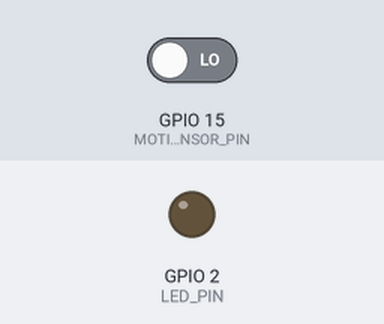
This sketch was run on a simulated ESP32. On the bench: output pins drawn as LEDs (lit = HIGH). The test bench sets the inputs (shaded band); at power-on: GPIO 15 (MOTION_SENSOR_PIN) LOW. WiFi joins after 1.5 s; servers stay silent unless stated; the local clock reads 2024-03-15 10:24:30 at power-on unless the sketch sets it; what the sketch prints to the serial monitor is not drawn.

Above: at 3.0 s.
3.1 s: GPIO 15 (MOTION_SENSOR_PIN) driven HIGH
At 4.5 s:
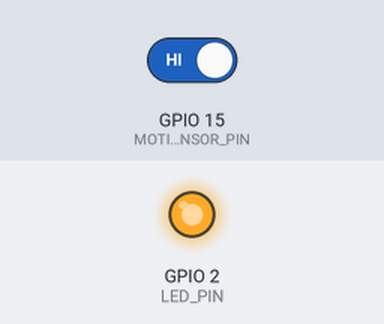
6.5 s: GPIO 15 (MOTION_SENSOR_PIN) driven LOW
At 7.1 s:
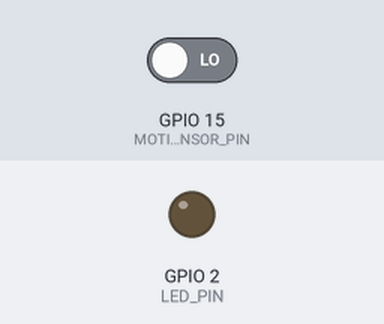
Timing chart, 0 to 9.5 s (numbered marks = the images above; inputs shaded):
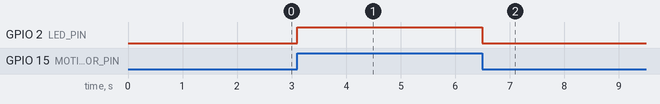

Measured:
- after the input at 3.1 s, GPIO 2 (LED_PIN): LOW → HIGH at once
- after the input at 6.5 s, GPIO 2 (LED_PIN): HIGH → LOW at once

The sketch:

PIR_Alarm_Telegram.ino
```cpp
/*
Project by Diego Pellacani
https://github.com/Pixelssquad/ESP32_PIR_Sensor_Telegram
Righe da modificare: 24,25,28,29  ed eventualmente la 17 e 18 se utilizzate piedini diversi sulla vostra dev board


My Youtube Channel: https://www.youtube.com/@PixelsSquad
Ideas from: https://randomnerdtutorials.com/telegram-esp8266-nodemcu-motion-detection-arduino/ https://gist.github.com/nafiesl/4ad622f344cd1dc3bb1ecbe468ff9f8a https://github.com/witnessmenow/Universal-Arduino-Telegram-Bot
 */

#include <WiFi.h>
#include <WiFiClientSecure.h>
#include <UniversalTelegramBot.h>
#include <ArduinoJson.h>

//Sensorr PIR a Led
#define MOTION_SENSOR_PIN  15  // PIN DELL'ESP32 DOVE è CONNESSA L'USCITA DEL SENSORE HCSR505
#define LED_PIN         2  // PIN DEL LED, SULLA MIA ESP32 DI IDEASPARK L'USCITA 2 è QUELLA DEL LED INTERNO
int motionStateCurrent  = LOW; // current  state of motion sensor's pin
int motionStatePrevious = LOW; // previous state of motion sensor's pin


// Credenziali della tua Wifi
#define WIFI_SSID "OOZTEST"  // Nome della tua rete WiFi
#define WIFI_PASSWORD "diegodiego"  // Password della tua rete WiFi

// Telegram
#define BOT_TOKEN "xxxxxxxxx:yyyyyyyyyyyyyyyyyyy" // Telegram BOT Token (Dal bot Botfather)
#define CHAT_ID "zzzzzzzzzzzzz"   //Recuperalo da https://api.telegram.org/botXXXXXXXXXXXXX/getUpdates dove XXXX è il token del bot


const unsigned long BOT_MTBS = 1000; // mean time between scan messages
WiFiClientSecure secured_client;
UniversalTelegramBot bot(BOT_TOKEN, secured_client);
unsigned long bot_lasttime; // last time messages' scan has been done

void handleNewMessages(int numNewMessages)
{
  for (int i = 0; i < numNewMessages; i++)
  {
    bot.sendMessage(bot.messages[i].chat_id, bot.messages[i].text, "");
  }
}

void setup()
{

  pinMode(MOTION_SENSOR_PIN, INPUT); // set ESP32 pin to input mode
  pinMode(LED_PIN, OUTPUT);          // set ESP32 pin to output mode


  Serial.begin(115200);
  Serial.println();

  // attempt to connect to Wifi network:
  Serial.print("Connecting to Wifi SSID ");
  Serial.print(WIFI_SSID);
  WiFi.begin(WIFI_SSID, WIFI_PASSWORD);
  secured_client.setCACert(TELEGRAM_CERTIFICATE_ROOT); // Add root certificate for api.telegram.org
  //  bot.sendMessage(CHAT_ID, "Bot avviato, allarme in funzione", "");
  while (WiFi.status() != WL_CONNECTED)
  {
    Serial.print(".");
    delay(500);
  }
  Serial.print("\nWiFi connected. IP address: ");
  Serial.println(WiFi.localIP());

  Serial.print("Retrieving time: ");
  configTime(0, 0, "pool.ntp.org"); // get UTC time via NTP
  time_t now = time(nullptr);
  while (now < 24 * 3600)
  {
    Serial.print(".");
    delay(100);
    now = time(nullptr);
  }
  Serial.println(now);

  bot.sendMessage(CHAT_ID, "Bot avviato, allarme in funzione", "");

}

void loop()
{

//bot
  if (millis() - bot_lasttime > BOT_MTBS)
  {
    int numNewMessages = bot.getUpdates(bot.last_message_received + 1);

    while (numNewMessages)
    {
      Serial.println("got response");
      handleNewMessages(numNewMessages);
      numNewMessages = bot.getUpdates(bot.last_message_received + 1);
    }

    bot_lasttime = millis();
  }
// /bot

//sensor e led
  motionStatePrevious = motionStateCurrent;            // store old state
  motionStateCurrent  = digitalRead(MOTION_SENSOR_PIN); // read new state

  if (motionStatePrevious == LOW && motionStateCurrent == HIGH) { // pin state change: LOW -> HIGH
    Serial.println("Movimento rilevato, accendo il led");
    digitalWrite(LED_PIN, HIGH); // accende il led
    secured_client.setCACert(TELEGRAM_CERTIFICATE_ROOT);
    bot.sendMessage(CHAT_ID, "Movimento rilevato (Sensore 1)", "");


  } else if (motionStatePrevious == HIGH && motionStateCurrent == LOW) { // pin state change: HIGH -> LOW
    Serial.println("Nessun movimento, torno a dormire....");
    digitalWrite(LED_PIN, LOW);  // spegne il led

    secured_client.setCACert(TELEGRAM_CERTIFICATE_ROOT);
    bot.sendMessage(CHAT_ID, ".", "");

  }
// /sensor e led


}
```
